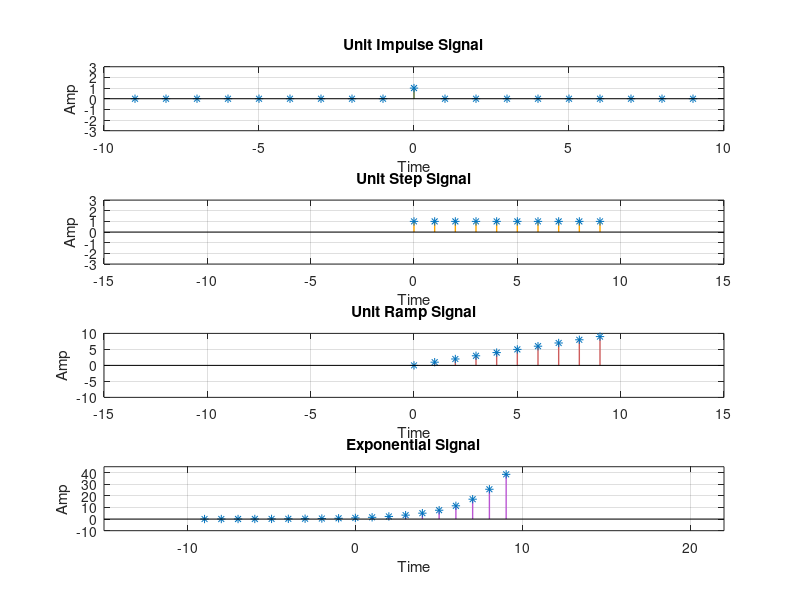

This chart was generated by the following MATLAB code:
clc;
close all;
clear all;

n = 9;

%unit impulse signal
impulse_n = -n:n;
Delta_impulse_n = [zeros(1,n), 1, zeros(1,n)];
disp('Unit Impulse Signal:');
disp(Delta_impulse_n);

%unit step signal
step_n = 0:n;
U_step_n = ones(1,n+1);

disp('Unit Step Signal:');
disp(U_step_n);

%unit ramp
ramp_n = 0:n;
%Up_ramp_n = n.*1;
disp('Unit Ramp Signal:');
disp(ramp_n);

%exponential signal
a = 0.25;
n = -n:n;
an1 = (1.5).^(n);   %a>1
an2 = (0.055).^(n);   %0<a<1
an3 = (-0.5).^(n);  %-1<a<0
an4 = (-1.5).^(n);  %a<-1
disp('Exponential Signal:');
disp('a>1');
disp(an1);
disp('0<a<1');
disp(an2);
disp('-1<a<0');
disp(an3);
disp('a<-1');
disp(an4);

%plotting
%color codes
red = 1/255*[205, 92,92];
green = 1/255*[85, 107, 47];
blue = 1/255*[70,130,180];
orange = 1/255*[255,165,0];
purple = 1/255*[186,85,211];
background = 1/255*[220,220,220];

fig = figure(1);
set(gcf, 'color', background, 'Position', [100,80,700,700]);

subplot(4,1,1)
stem(impulse_n , Delta_impulse_n , '*','color', green, 'LineWidth', 1);
title('Unit Impulse Signal');
xlabel('Time');
ylabel('Amp');
grid on;
xlim([-10,10]);
ylim([-3,3]);

subplot(4,1,2)
stem(step_n, U_step_n , '*','color', orange, 'LineWidth', 1);
title('Unit Step Signal');
xlabel('Time');
ylabel('Amp');
grid on;
xlim([-15,15]);
ylim([-3,3]);

subplot(4,1,3)
stem(step_n, ramp_n , '*','color', red, 'LineWidth', 1);
title('Unit Ramp Signal');
xlabel('Time');
ylabel('Amp');
grid on;
xlim([-15,15]);
ylim([-10,10]);

subplot(4,1,4)
stem(n, an1, '*','color', purple, 'LineWidth', 1);
title('Exponential Signal');
xlabel('Time');
ylabel('Amp');
grid on;
xlim([-15,22]);
ylim([-10,45]);


